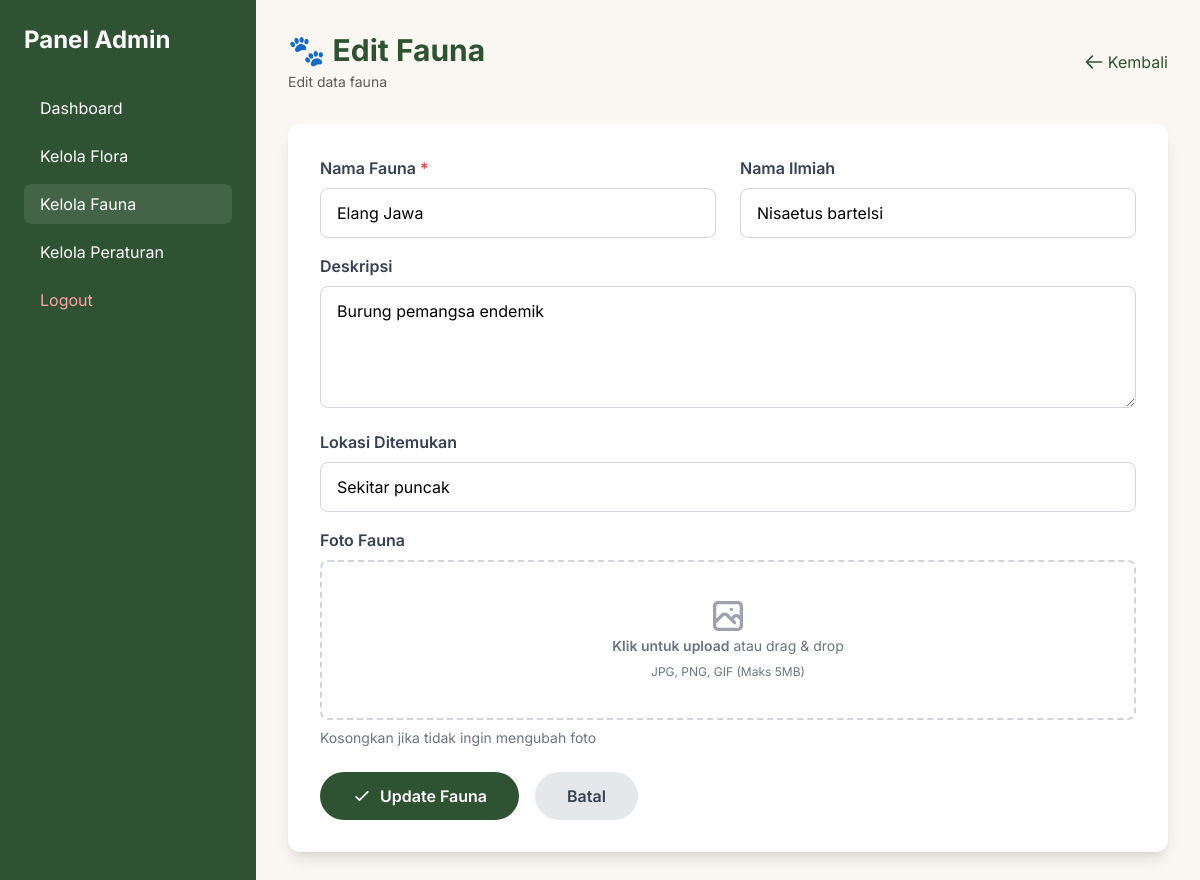
The app's page /admin/fauna/edit.php?id=1 (signed in) with its own data.
### tables this page shows
CREATE TABLE `fauna` (
  `id` int(11) NOT NULL,
  `nama` varchar(100) NOT NULL,
  `nama_ilmiah` varchar(100) DEFAULT NULL,
  `deskripsi` text DEFAULT NULL,
  `foto` varchar(255) DEFAULT NULL,
  `lokasi` varchar(100) DEFAULT NULL,
  `created_at` timestamp NOT NULL DEFAULT current_timestamp(),
  `updated_at` timestamp NOT NULL DEFAULT current_timestamp() ON UPDATE current_timestamp()
);

### includes/functions.php (called while the page is built, shortened)
<?php
require_once __DIR__ . '/config.php';
function getFaunaById($id) {
    global $pdo;
    $stmt = $pdo->prepare("SELECT * FROM fauna WHERE id = ?");
    $stmt->execute([$id]);
    return $stmt->fetch();
}

### admin/fauna/edit.php (the view, shortened to what this page needs)
<?php
require_once __DIR__ . '/../../includes/config.php';
require_once __DIR__ . '/../../includes/functions.php';
$id = isset($_GET['id']) ? (int)$_GET['id'] : 0;
$fauna = getFaunaById($id);
?>
<!DOCTYPE html>
<html lang="id">
<head>
    <script src="https://cdn.tailwindcss.com"></script>
</head>
<body class="bg-[#FAF7F2]">
<div class="flex h-screen">
    <div class="w-64 bg-[#2F5233] text-white p-6">
        <h2 class="text-2xl font-bold mb-8">Panel Admin</h2>
        <nav class="space-y-2">
            <a href="../dashboard.php" class="block py-2 px-4 hover:bg-white/20 rounded-lg transition duration-300">Dashboard</a>
            <a href="../flora/index.php" class="block py-2 px-4 hover:bg-white/20 rounded-lg transition duration-300">Kelola Flora</a>
            <a href="index.php" class="block py-2 px-4 bg-white/10 rounded-lg hover:bg-white/20 transition duration-300">Kelola Fauna</a>
            <a href="../peraturan/index.php" class="block py-2 px-4 hover:bg-white/20 rounded-lg transition duration-300">Kelola Peraturan</a>
            <a href="../logout.php" class="block py-2 px-4 hover:bg-white/20 rounded-lg transition duration-300 text-red-300">Logout</a>
        </nav>
    </div>
    <div class="flex-1 overflow-y-auto">
        <div class="p-8">
            <div class="flex justify-between items-center mb-8">
                <div>
                    <h1 class="text-3xl font-bold text-[#2F5233]">🐾 Edit Fauna</h1>
                    <p class="text-[#5C5C50] text-sm mt-1">Edit data fauna</p>
                </div>
                <a href="index.php" class="text-[#2F5233] hover:text-[#4A7A4E] transition duration-300 flex items-center gap-1">
                    <svg class="w-5 h-5" fill="none" stroke="currentColor" viewBox="0 0 24 24">
                        <path stroke-linecap="round" stroke-linejoin="round" stroke-width="2" d="M10 19l-7-7m0 0l7-7m-7 7h18"/>
                    </svg>
                    Kembali
                </a>
            </div>
            <form method="POST" action="" enctype="multipart/form-data" class="bg-white rounded-xl shadow-lg p-8">
                <div class="grid grid-cols-1 md:grid-cols-2 gap-6">
                    <div class="mb-4">
                        <label class="block text-gray-700 font-semibold mb-2">
                            Nama Fauna <span class="text-red-500">*</span>
                        </label>
                        <input type="text" name="nama" value="<?= htmlspecialchars($fauna['nama']) ?>"
                               class="form-input w-full px-4 py-3 rounded-lg border border-gray-300 focus:outline-none" required>
                    </div>
                    <div class="mb-4">
                        <label class="block text-gray-700 font-semibold mb-2">
                            Nama Ilmiah
                        </label>
                        <input type="text" name="nama_ilmiah" value="<?= htmlspecialchars($fauna['nama_ilmiah']) ?>"
                               class="form-input w-full px-4 py-3 rounded-lg border border-gray-300 focus:outline-none">
                    </div>
                </div>
                <div class="mb-4">
                    <label class="block text-gray-700 font-semibold mb-2">
                        Deskripsi
                    </label>
                    <textarea name="deskripsi" rows="4"
                              class="form-input w-full px-4 py-3 rounded-lg border border-gray-300 focus:outline-none"><?= htmlspecialchars($fauna['deskripsi']) ?></textarea>
                </div>
                <div class="mb-4">
                    <label class="block text-gray-700 font-semibold mb-2">
                        Lokasi Ditemukan
                    </label>
                    <input type="text" name="lokasi" value="<?= htmlspecialchars($fauna['lokasi']) ?>"
                           class="form-input w-full px-4 py-3 rounded-lg border border-gray-300 focus:outline-none">
                </div>
                <div class="mb-6">
                    <label class="block text-gray-700 font-semibold mb-2">
                        Foto Fauna
                    </label>
                    <div class="flex items-center justify-center w-full">
                        <label class="flex flex-col items-center justify-center w-full h-40 border-2 border-dashed border-gray-300 rounded-lg cursor-pointer hover:bg-[#FAF7F2] transition duration-300">
                            <div class="flex flex-col items-center justify-center pt-5 pb-6">
                                <p class="mb-2 text-sm text-gray-500"><span class="font-semibold">Klik untuk upload</span> atau drag & drop</p>
                                <p class="text-xs text-gray-500">JPG, PNG, GIF (Maks 5MB)</p>
                            </div>
                        </label>
                    </div>
                    <p class="text-sm text-gray-500 mt-2">Kosongkan jika tidak ingin mengubah foto</p>
                </div>
                <div class="flex gap-4">
                    <button type="submit" class="bg-[#2F5233] hover:bg-[#4A7A4E] text-white px-8 py-3 rounded-full font-semibold transition duration-300 transform hover:scale-105 flex items-center gap-2">
                        <svg class="w-5 h-5" fill="none" stroke="currentColor" viewBox="0 0 24 24">
                            <path stroke-linecap="round" stroke-linejoin="round" stroke-width="2" d="M5 13l4 4L19 7"/>
                        </svg>
                        Update Fauna
                    </button>
                    <a href="index.php" class="bg-gray-200 hover:bg-gray-300 text-gray-700 px-8 py-3 rounded-full font-semibold transition duration-300">
                        Batal
                    </a>
                </div>
            </form>
        </div>
    </div>
</div>
</body>
</html>

### admin/fauna/edit.php (style rules this page uses)
* { font-family: 'Inter', sans-serif; }
.form-input { transition: all 0.3s ease; }

### records on screen
fauna: nama "Elang Jawa", nama_ilmiah "Nisaetus bartelsi", deskripsi "Burung pemangsa endemik", lokasi "Sekitar puncak"
